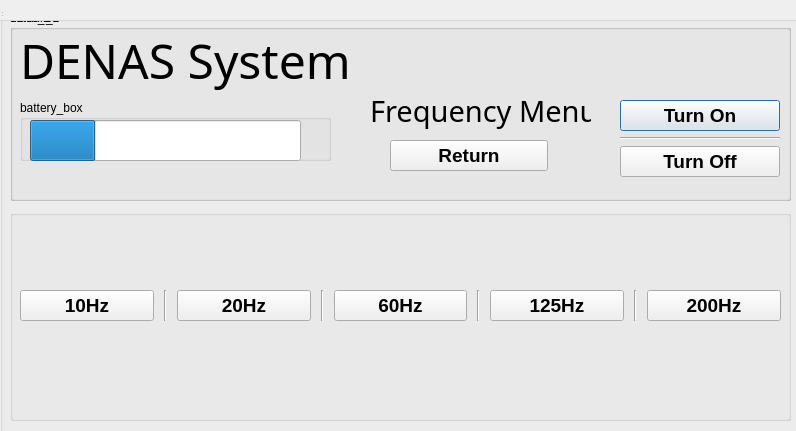
<?xml version="1.0" encoding="UTF-8"?>
<ui version="4.0">
 <class>Frequency</class>
 <widget class="QDialog" name="Frequency">
  <property name="geometry">
   <rect>
    <x>0</x>
    <y>0</y>
    <width>796</width>
    <height>431</height>
   </rect>
  </property>
  <property name="windowTitle">
   <string>MainWindow</string>
  </property>
  <widget class="QWidget" name="centralwidget" native="true">
   <property name="geometry">
    <rect>
     <x>0</x>
     <y>0</y>
     <width>801</width>
     <height>581</height>
    </rect>
   </property>
   <widget class="QGroupBox" name="Master">
    <property name="geometry">
     <rect>
      <x>0</x>
      <y>0</y>
      <width>801</width>
      <height>581</height>
     </rect>
    </property>
    <property name="title">
     <string>Master</string>
    </property>
    <widget class="QGroupBox" name="static_2">
     <property name="geometry">
      <rect>
       <x>10</x>
       <y>10</y>
       <width>781</width>
       <height>191</height>
      </rect>
     </property>
     <property name="title">
      <string>static_2</string>
     </property>
     <widget class="QGroupBox" name="default_2">
      <property name="geometry">
       <rect>
        <x>0</x>
        <y>0</y>
        <width>781</width>
        <height>191</height>
       </rect>
      </property>
      <property name="title">
       <string>default_2</string>
      </property>
      <widget class="QWidget" name="verticalLayoutWidget">
       <property name="geometry">
        <rect>
         <x>610</x>
         <y>90</y>
         <width>160</width>
         <height>80</height>
        </rect>
       </property>
       <layout class="QVBoxLayout" name="power_layout">
        <item>
         <widget class="QPushButton" name="on_button">
          <property name="font">
           <font>
            <pointsize>14</pointsize>
            <weight>75</weight>
            <bold>true</bold>
           </font>
          </property>
          <property name="text">
           <string>Turn On</string>
          </property>
         </widget>
        </item>
        <item>
         <widget class="Line" name="line_3">
          <property name="orientation">
           <enum>Qt::Horizontal</enum>
          </property>
         </widget>
        </item>
        <item>
         <widget class="QPushButton" name="off_button">
          <property name="font">
           <font>
            <pointsize>14</pointsize>
            <weight>75</weight>
            <bold>true</bold>
           </font>
          </property>
          <property name="text">
           <string>Turn Off</string>
          </property>
         </widget>
        </item>
       </layout>
      </widget>
      <widget class="QGroupBox" name="battery_box">
       <property name="enabled">
        <bool>true</bool>
       </property>
       <property name="geometry">
        <rect>
         <x>10</x>
         <y>90</y>
         <width>311</width>
         <height>61</height>
        </rect>
       </property>
       <property name="title">
        <string>battery_box</string>
       </property>
       <widget class="QProgressBar" name="battery_lvl">
        <property name="geometry">
         <rect>
          <x>10</x>
          <y>20</y>
          <width>271</width>
          <height>41</height>
         </rect>
        </property>
        <property name="value">
         <number>24</number>
        </property>
        <property name="alignment">
         <set>Qt::AlignRight|Qt::AlignTop|Qt::AlignTrailing</set>
        </property>
        <property name="format">
         <string/>
        </property>
       </widget>
       <widget class="QLabel" name="battery_label">
        <property name="geometry">
         <rect>
          <x>250</x>
          <y>30</y>
          <width>47</width>
          <height>21</height>
         </rect>
        </property>
        <property name="text">
         <string/>
        </property>
       </widget>
      </widget>
      <widget class="QLabel" name="clock">
       <property name="geometry">
        <rect>
         <x>640</x>
         <y>10</y>
         <width>121</width>
         <height>51</height>
        </rect>
       </property>
       <property name="font">
        <font>
         <family>Segoe UI</family>
         <pointsize>14</pointsize>
         <weight>75</weight>
         <bold>true</bold>
        </font>
       </property>
       <property name="text">
        <string/>
       </property>
      </widget>
      <widget class="QLabel" name="battery_msg">
       <property name="geometry">
        <rect>
         <x>20</x>
         <y>150</y>
         <width>241</width>
         <height>31</height>
        </rect>
       </property>
       <property name="font">
        <font>
         <pointsize>9</pointsize>
         <weight>75</weight>
         <bold>true</bold>
        </font>
       </property>
       <property name="text">
        <string/>
       </property>
      </widget>
      <widget class="QLabel" name="label_2">
       <property name="geometry">
        <rect>
         <x>360</x>
         <y>70</y>
         <width>221</width>
         <height>61</height>
        </rect>
       </property>
       <property name="font">
        <font>
         <family>MV Boli</family>
         <pointsize>22</pointsize>
        </font>
       </property>
       <property name="text">
        <string>Frequency Menu</string>
       </property>
      </widget>
      <widget class="QPushButton" name="return_2">
       <property name="geometry">
        <rect>
         <x>380</x>
         <y>130</y>
         <width>158</width>
         <height>31</height>
        </rect>
       </property>
       <property name="font">
        <font>
         <pointsize>14</pointsize>
         <weight>75</weight>
         <bold>true</bold>
        </font>
       </property>
       <property name="text">
        <string>Return</string>
       </property>
      </widget>
     </widget>
     <widget class="QLabel" name="label">
      <property name="geometry">
       <rect>
        <x>10</x>
        <y>20</y>
        <width>421</width>
        <height>61</height>
       </rect>
      </property>
      <property name="font">
       <font>
        <family>MV Boli</family>
        <pointsize>36</pointsize>
       </font>
      </property>
      <property name="text">
       <string>DENAS System</string>
      </property>
     </widget>
     <zorder>label</zorder>
     <zorder>default_2</zorder>
    </widget>
    <widget class="QGroupBox" name="menu">
     <property name="geometry">
      <rect>
       <x>10</x>
       <y>210</y>
       <width>781</width>
       <height>211</height>
      </rect>
     </property>
     <property name="title">
      <string/>
     </property>
     <widget class="QWidget" name="horizontalLayoutWidget">
      <property name="geometry">
       <rect>
        <x>0</x>
        <y>30</y>
        <width>781</width>
        <height>131</height>
       </rect>
      </property>
      <layout class="QHBoxLayout" name="sub_menu">
       <property name="spacing">
        <number>10</number>
       </property>
       <property name="sizeConstraint">
        <enum>QLayout::SetDefaultConstraint</enum>
       </property>
       <property name="leftMargin">
        <number>10</number>
       </property>
       <property name="topMargin">
        <number>10</number>
       </property>
       <property name="rightMargin">
        <number>10</number>
       </property>
       <property name="bottomMargin">
        <number>10</number>
       </property>
       <item>
        <layout class="QGridLayout" name="sub_grid">
         <property name="leftMargin">
          <number>0</number>
         </property>
         <item row="0" column="1">
          <widget class="Line" name="line">
           <property name="orientation">
            <enum>Qt::Vertical</enum>
           </property>
          </widget>
         </item>
         <item row="0" column="2">
          <widget class="QPushButton" name="hz2">
           <property name="font">
            <font>
             <pointsize>14</pointsize>
             <weight>75</weight>
             <bold>true</bold>
            </font>
           </property>
           <property name="text">
            <string>20Hz</string>
           </property>
          </widget>
         </item>
         <item row="0" column="4">
          <widget class="QPushButton" name="hz3">
           <property name="font">
            <font>
             <pointsize>14</pointsize>
             <weight>75</weight>
             <bold>true</bold>
            </font>
           </property>
           <property name="text">
            <string>60Hz</string>
           </property>
          </widget>
         </item>
         <item row="0" column="6">
          <widget class="QPushButton" name="hz4">
           <property name="font">
            <font>
             <pointsize>14</pointsize>
             <weight>75</weight>
             <bold>true</bold>
            </font>
           </property>
           <property name="text">
            <string>125Hz</string>
           </property>
          </widget>
         </item>
         <item row="0" column="0">
          <widget class="QPushButton" name="hz1">
           <property name="font">
            <font>
             <pointsize>14</pointsize>
             <weight>75</weight>
             <bold>true</bold>
            </font>
           </property>
           <property name="text">
            <string>10Hz</string>
           </property>
          </widget>
         </item>
         <item row="0" column="3">
          <widget class="Line" name="line_2">
           <property name="orientation">
            <enum>Qt::Vertical</enum>
           </property>
          </widget>
         </item>
         <item row="0" column="8">
          <widget class="QPushButton" name="hz5">
           <property name="font">
            <font>
             <pointsize>14</pointsize>
             <weight>75</weight>
             <bold>true</bold>
            </font>
           </property>
           <property name="text">
            <string>200Hz</string>
           </property>
          </widget>
         </item>
         <item row="0" column="5">
          <widget class="Line" name="line_4">
           <property name="orientation">
            <enum>Qt::Vertical</enum>
           </property>
          </widget>
         </item>
         <item row="0" column="7">
          <widget class="Line" name="line_5">
           <property name="orientation">
            <enum>Qt::Vertical</enum>
           </property>
          </widget>
         </item>
        </layout>
       </item>
      </layout>
     </widget>
    </widget>
    <zorder>menu</zorder>
    <zorder>static_2</zorder>
   </widget>
  </widget>
  <widget class="QMenuBar" name="menubar">
   <property name="geometry">
    <rect>
     <x>0</x>
     <y>0</y>
     <width>796</width>
     <height>21</height>
    </rect>
   </property>
  </widget>
  <widget class="QStatusBar" name="statusbar">
   <property name="geometry">
    <rect>
     <x>0</x>
     <y>0</y>
     <width>3</width>
     <height>18</height>
    </rect>
   </property>
  </widget>
 </widget>
 <resources/>
 <connections/>
</ui>
